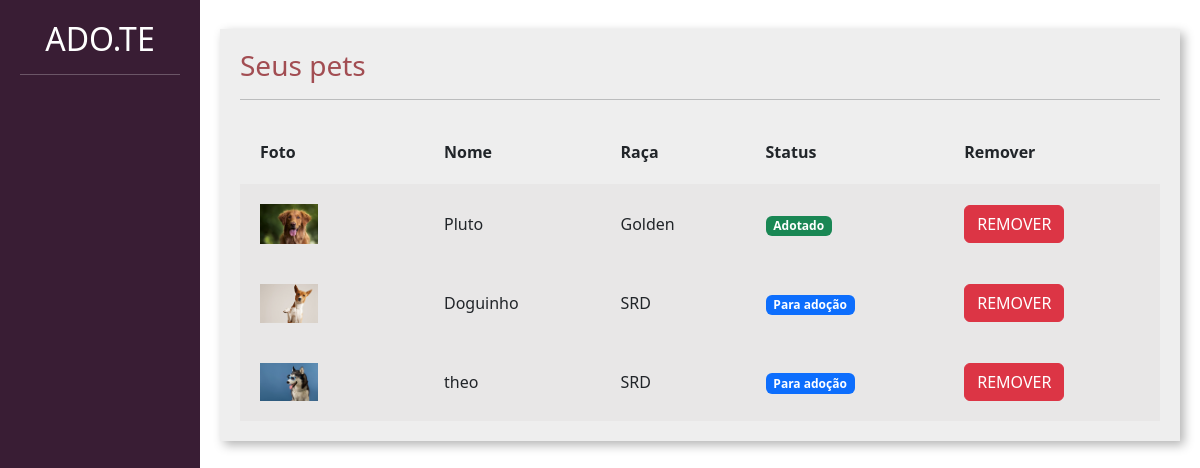
The page /divulgar/seus_pets/ (signed in) on the database as committed earlier.
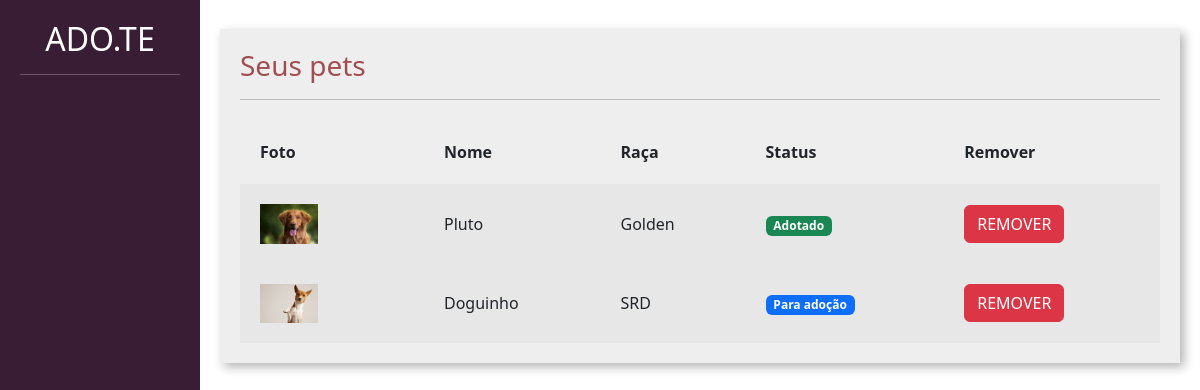
The same page on the database as committed later.
### divulgar/models.py (models this page shows, shortened)
class Pet(models.Model):
    choices_status = (('P', 'Para adoção'),
                      ('A', 'Adotado'))
    usuario = models.ForeignKey(User, on_delete=models.DO_NOTHING)
    foto = models.ImageField(upload_to='fotos_pets')
    nome = models.CharField(max_length=100)
    descricao = models.TextField()
    estado = models.CharField(max_length=50)
    cidade = models.CharField(max_length=50)
    telefone = models.CharField(max_length=15)
    tags = models.ManyToManyField(Tag)
    raca = models.ForeignKey(Raca, on_delete=models.DO_NOTHING)
    status = models.CharField(max_length=1, choices=choices_status,default='P')

class Raca(models.Model):
    raca = models.CharField(max_length=50)
    def __str__(self):
        return self.raca

### divulgar/views.py (the view)
# urls.py: path('seus_pets/', views.seus_pets, name='seus_pets'),
@login_required
def seus_pets(request):
    if request.method == 'GET':
        pets = Pet.objects.filter(usuario=request.user)
        return render(request, 'seus_pets.html', {'pets':pets})

### divulgar/templates/seus_pets.html (shortened to what this page needs)
{% load static %}
<!doctype html>
<html lang="pt-BR">
    <head>
    <link href="https://cdn.jsdelivr.net/npm/bootstrap@5.3.0-alpha1/dist/css/bootstrap.min.css" rel="stylesheet">
    <link href="{% static 'usuarios/css/cadastro.css' %}" rel="stylesheet">
    <link href="{% static 'divulgar/css/novo_pet.css' %}" rel="stylesheet">
    <link href="{% static 'divulgar/css/seus_pet.css' %}" rel="stylesheet">
    </head>
    <body>
        <div class="container-fluid">
            <div class="row">
                <div class="col-md-2 bg-side sidebar">
                    <h2>ADO.TE</h2>
                    <hr>
                </div>
                <div class="col-md">
                    <div class="wrapper">
                        <div class="box width80">
                            <h3 class="font-vinho">Seus pets</h3>
                            <hr>
                             <table class="tabela" cellpadding="20">
                                <tr>
                                    <th>Foto</th>
                                    <th>Nome</th>
                                    <th>Raça</th>
                                    <th>Status</th>
                                    <th>Remover</th>
                                </tr>
                                    {% for pet in pets %}
                                        <tr class="tabela-linha">
                                            <td width="20%">
                                                <img width="40%" src="{{ pet.foto.url }}">
                                            </td>
                                            <td>
                                                {{ pet.nome }}
                                            </td>
                                            <td>
                                                {{ pet.raca }}
                                            </td>
                                            <td>
                                                {% if pet.status == 'P' %}
                                                    <span class="badge text-bg-primary">Para adoção</span>
                                                {% elif pet.status == 'A' %}
                                                    <span class="badge text-bg-success">Adotado</span>
                                                {% endif %}
                                            </td>
                                            <td>
                                                <a href="{% url 'remover_pet' pet.id %}" class="btn btn-danger">REMOVER</a>
                                            </td>
                                        </tr>
                                    {% endfor %}
                            </table>
                        </div>
                    </div>
                </div>
            </div>
        </div>
    </body>
</html>

Rows that differ between the two databases and show on the page:
no longer on this page (row edited): Pet: foto (picture), nome "theo", raca "SRD", status "Para adoção"
